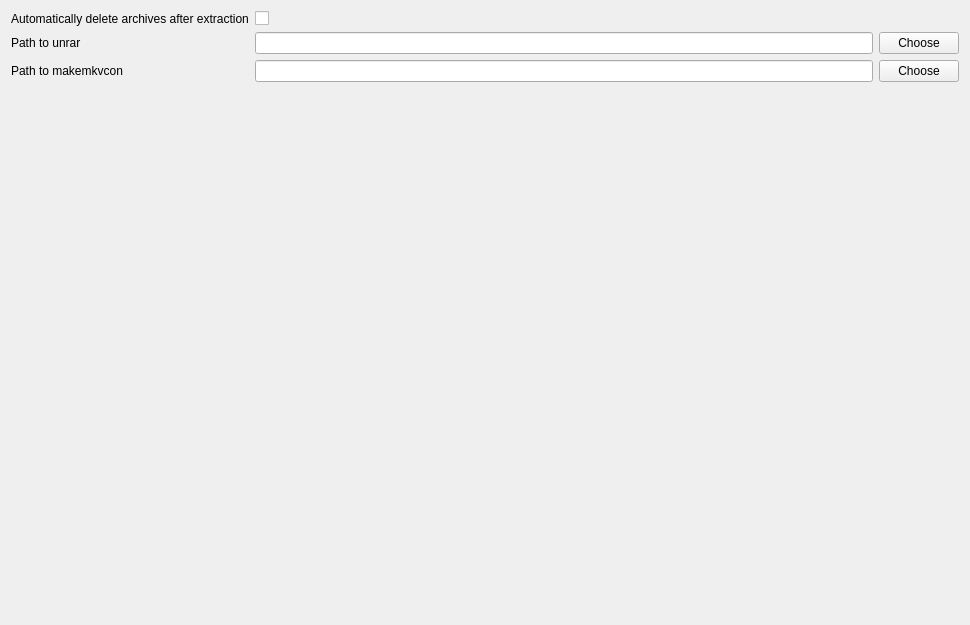
<?xml version="1.0" encoding="UTF-8"?>
<ui version="4.0">
 <class>ImportSettingsWidget</class>
 <widget class="QWidget" name="ImportSettingsWidget">
  <property name="geometry">
   <rect>
    <x>0</x>
    <y>0</y>
    <width>970</width>
    <height>625</height>
   </rect>
  </property>
  <layout class="QVBoxLayout" name="verticalLayout_13">
   <item>
    <layout class="QFormLayout" name="formLayout_8">
     <item row="0" column="0">
      <widget class="QLabel" name="lblAutomaticArchiveDeletion">
       <property name="text">
        <string>Automatically delete archives after extraction</string>
       </property>
      </widget>
     </item>
     <item row="0" column="1">
      <widget class="QCheckBox" name="chkDeleteArchives">
       <property name="text">
        <string/>
       </property>
      </widget>
     </item>
     <item row="1" column="0">
      <widget class="QLabel" name="lblPathToUnrar">
       <property name="text">
        <string>Path to unrar</string>
       </property>
      </widget>
     </item>
     <item row="1" column="1">
      <layout class="QHBoxLayout" name="horizontalLayout_5">
       <item>
        <widget class="QLineEdit" name="unrarPath"/>
       </item>
       <item>
        <widget class="QPushButton" name="btnChooseUnrar">
         <property name="text">
          <string>Choose</string>
         </property>
        </widget>
       </item>
      </layout>
     </item>
     <item row="2" column="0">
      <widget class="QLabel" name="lblPathToMakeMkvCon">
       <property name="text">
        <string>Path to makemkvcon</string>
       </property>
      </widget>
     </item>
     <item row="2" column="1">
      <layout class="QHBoxLayout" name="horizontalLayout_3">
       <item>
        <widget class="QLineEdit" name="makemkvconPath"/>
       </item>
       <item>
        <widget class="QPushButton" name="btnChooseMakemkvcon">
         <property name="text">
          <string>Choose</string>
         </property>
        </widget>
       </item>
      </layout>
     </item>
    </layout>
   </item>
   <item>
    <spacer name="verticalSpacer">
     <property name="orientation">
      <enum>Qt::Vertical</enum>
     </property>
     <property name="sizeHint" stdset="0">
      <size>
       <width>20</width>
       <height>40</height>
      </size>
     </property>
    </spacer>
   </item>
  </layout>
 </widget>
 <resources/>
 <connections/>
</ui>
